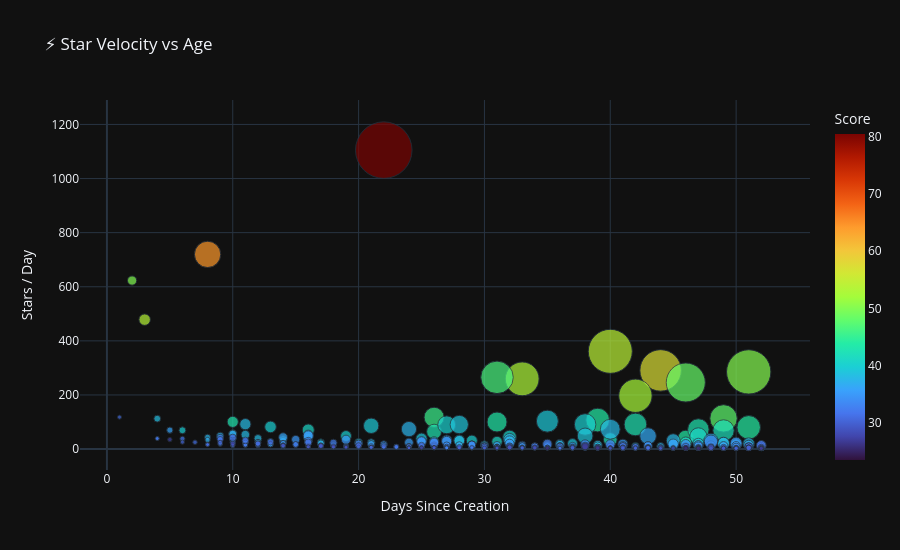

The cell this chart's notebook holds for it:
### Markdown cell above
## 4. Star Velocity Analysis

### Code cell
velocity = sql("""
SELECT
    full_name,
    stars,
    forks,
    potential_score,
    star_velocity,
    DATEDIFF('day', created_at, current_timestamp) AS days_since_creation,
    description
FROM repositories
WHERE star_velocity IS NOT NULL
ORDER BY potential_score DESC NULLS LAST
""")

vel_pd = velocity.to_pandas()

fig = px.scatter(
    vel_pd,
    x="days_since_creation", y="star_velocity",
    size="stars", color="potential_score",
    color_continuous_scale="Turbo",
    hover_name="full_name",
    hover_data=["description", "stars", "forks"],
    title="⚡ Star Velocity vs Age",
    labels={"days_since_creation": "Days Since Creation",
            "star_velocity": "Stars / Day",
            "potential_score": "Score"},
    size_max=40,
)
fig.update_layout(template="plotly_dark", height=550)
fig.show()

### Figure 1 — Plotly figure (JSON) as saved in the notebook; plotly's stock layout.template omitted (floating-point values rounded to 4 significant figures; data arrays with more than 128 entries replaced by an {"elided": "..."} marker saying what was removed)
{"data": [{"customdata": {"elided": "555x3 mixed values"}, "hovertemplate": "<b>%{hovertext}</b><br><br>Days Since Creation=%{x}<br>Stars / Day=%{y}<br>stars=%{customdata[1]}<br>description=%{customdata[0]}<br>forks=%{customdata[2]}<br>Score=%{marker.color}<extra></extra>", "hovertext": {"elided": "555 str values"}, "legendgroup": "", "marker": {"color": {"elided": "555 float values"}, "coloraxis": "coloraxis", "size": {"elided": "555 int values"}, "sizemode": "area", "sizeref": 14.5, "symbol": "circle"}, "mode": "markers", "name": "", "orientation": "v", "showlegend": false, "type": "scatter", "x": {"elided": "555 int values"}, "xaxis": "x", "y": {"elided": "555 float values"}, "yaxis": "y"}], "layout": {"coloraxis": {"colorbar": {"title": {"text": "Score"}}, "colorscale": [[0, "#30123b"], [0.07143, "#4145ab"], [0.1429, "#4675ed"], [0.2143, "#39a2fc"], [0.2857, "#1bcfd4"], [0.3571, "#24eca6"], [0.4286, "#61fc6c"], [0.5, "#a4fc3b"], [0.5714, "#d1e834"], [0.6429, "#f3c63a"], [0.7143, "#fe9b2d"], [0.7857, "#f36315"], [0.8571, "#d93806"], [0.9286, "#b11901"], [1, "#7a0402"]]}, "height": 550, "legend": {"itemsizing": "constant", "tracegroupgap": 0}, "title": {"text": "⚡ Star Velocity vs Age"}, "xaxis": {"anchor": "y", "domain": [0, 1], "title": {"text": "Days Since Creation"}}, "yaxis": {"anchor": "x", "domain": [0, 1], "title": {"text": "Stars / Day"}}}}
